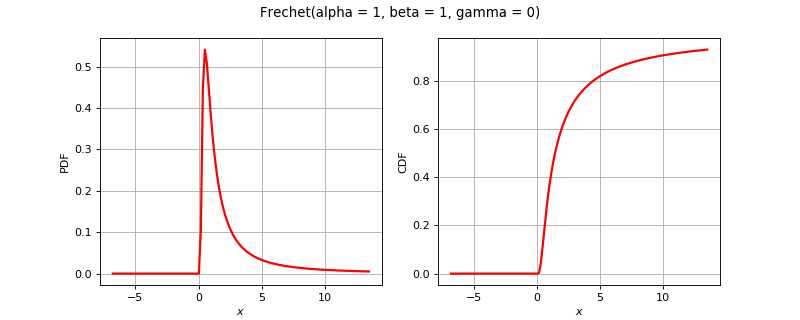

This chart was generated by the following Python code:
import openturns as ot
from matplotlib import pyplot as plt
from openturns.viewer import View
if (ot.Frechet().__class__.__name__=='ComposedDistribution'):
    correlation = ot.CorrelationMatrix(2)
    correlation[1, 0] = 0.25
    aCopula = ot.NormalCopula(correlation)
    marginals = [ot.Normal(1.0, 2.0), ot.Normal(2.0, 3.0)]
    distribution = ot.ComposedDistribution(marginals, aCopula)
elif (ot.Frechet().__class__.__name__=='CumulativeDistributionNetwork'):
    distribution = ot.CumulativeDistributionNetwork([ot.Normal(2),ot.Dirichlet([0.5, 1.0, 1.5])], ot.BipartiteGraph([[0,1], [0,1]]))
else:
    distribution = ot.Frechet()
dimension = distribution.getDimension()
if dimension <= 2:
    if distribution.getDimension() == 1:
        distribution.setDescription(['$x$'])
        pdf_graph = distribution.drawPDF()
        cdf_graph = distribution.drawCDF()
        fig = plt.figure(figsize=(10, 4))
        plt.suptitle(str(distribution))
        pdf_axis = fig.add_subplot(121)
        cdf_axis = fig.add_subplot(122)
        View(pdf_graph, figure=fig, axes=[pdf_axis], add_legend=False)
        View(cdf_graph, figure=fig, axes=[cdf_axis], add_legend=False)
    else:
        distribution.setDescription(['$x_1$', '$x_2$'])
        pdf_graph = distribution.drawPDF()
        fig = plt.figure(figsize=(10, 5))
        plt.suptitle(str(distribution))
        pdf_axis = fig.add_subplot(111)
        View(pdf_graph, figure=fig, axes=[pdf_axis], add_legend=False)
